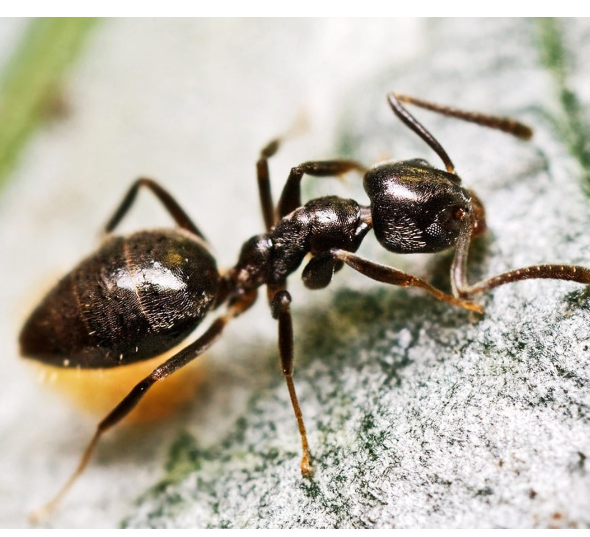
#> input picture Lab Final/input/ants/ants.jpg, 1179 x 1073 px (shown at 1/2 size)
$ python 'F1 Treino.py'
#> lines starting #> are read from the running program, lines starting #| are printed output that depends on the picture
import os
import joblib
import pandas as pd
import numpy as np
from split_image import split_image
from sklearn.model_selection import train_test_split
from PIL import Image
from sklearn.pipeline import Pipeline
from sklearn.preprocessing import StandardScaler
from sklearn.neural_network import MLPClassifier

######Setup######
url_images_raw = './input/'
url_images_lined = './output/lined/'
url_image_frame = './data/image_frame.jpg'
url_img_splited = './output/splited/'
url_p2n = './output/output_text/'
url_dataset = './data/dataset/dataset.csv'
url_dataset_ss = './data/dataset/dataset_ss.csv'
url_features_train = './data/features_train.csv'
url_features_validation = './data/features_validation.csv'
url_trickbag = './MLPC/MLPCpredictor.sav'
proporcao_treino_teste = 0.2
px = 25 # Pixels
na,nb,nc = 66,100,49 #NEURONIOS
random_state = 42
max_iter = 1000
#################
referencia = []

# Conjunto de funções que vai desde a busca das imagens até o dataset dividido entre treino e teste
def Tratamento_Dados():
    # Busca as subpastas, redimensiona, cria as linhas e monta o MNist
    def MNist(url_images_raw, url_images_lined, url_image_frame):
#> called with url_images_raw = './input/', url_images_lined = './output/lined/', url_image_frame = './data/image_frame.jpg'
        print('>Criando o MNinst:')
        count = 0
        for subfolder in os.listdir(url_images_raw):
            referencia.append(f'n: {count} = {subfolder}')
            count += 1
            subfolder_path = os.path.join(url_images_raw, subfolder)
            print(f'>Redimensionando e criando uma linha de imagens de {subfolder_path}')
            if os.path.isdir(subfolder_path):
                images = []
                for filename in os.listdir(subfolder_path):
                    image_path = os.path.join(subfolder_path, filename)
                    image = Image.open(image_path)
#> image is the input picture: PIL image 1179x1073 RGB; mean R, G, B 182.3, 177.1, 164.2
                    image_resized = image.resize((px, px))
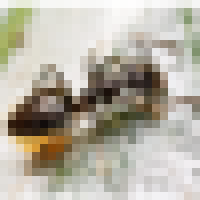
#> image_resized: PIL image 25x25 RGB (shown 8 times larger); mean R, G, B 182.1, 176.9, 164
                    images.append(image_resized)
                merged_image = Image.new('RGB', (len(images) * px, px))
#> merged_image: PIL image 75x25 RGB; every value is 0
                x_offset = 0
                for image in images:
                    merged_image.paste(image, (x_offset, 0))
                    x_offset += px
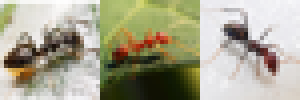
#> merged_image: PIL image 75x25 RGB (shown 4 times larger); mean R, G, B 169, 165.8, 143.9
                output_path = os.path.join(url_images_lined, subfolder + '.jpg')
                merged_image.save(output_path)
        print('>Criando o MNinst das imagens em linha:')
        frame = []
#> (the run stopped early here; a loop or call above may not have finished)
